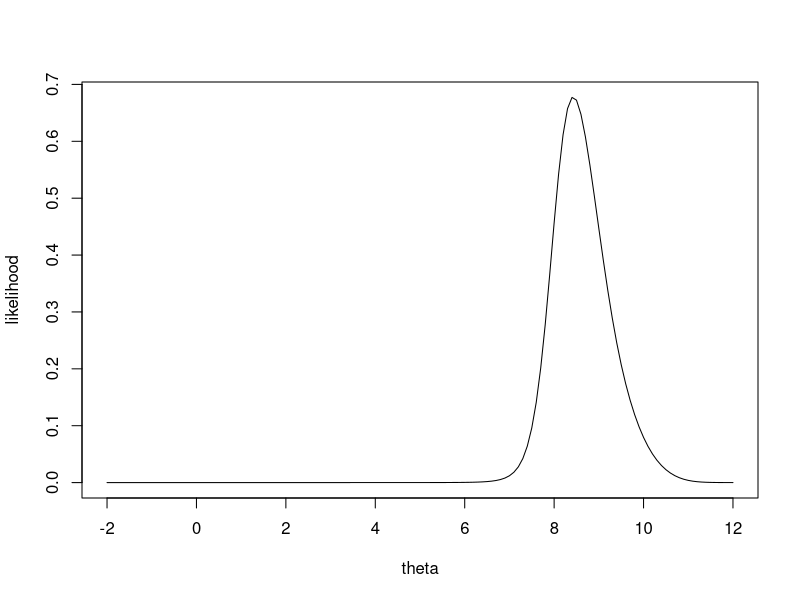
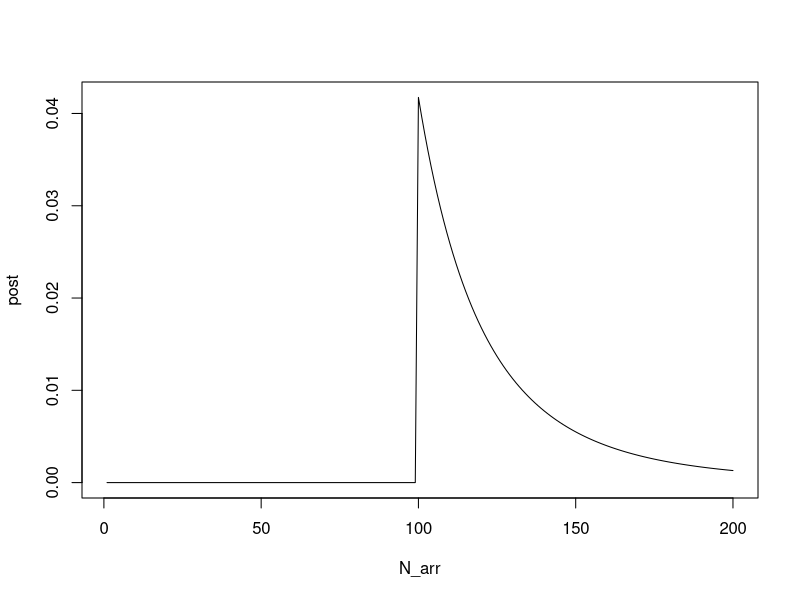

Write R code to recreate these figures, in order. (Note: this script raises an error after producing the figures.)
###### 3.9:3
dtheta = 0.1
theta = seq(-2, 12, by=dtheta)
data = c(0, 10, 9, 8, 11, 3, 3, 8, 8, 11)
likelihood = 1
for (i in 1:length(data)){
  y_i = data[i]
  likelihood = likelihood * 1/(1+(y_i-theta)^2)
}
likelihood = likelihood /(sum(likelihood) * dtheta)

plot(theta, likelihood, 'l')
# sharp peak around 8-9, it seems like the low measurments is ignored
post_mean = sum(likelihood*theta)*dtheta
post_var = sum(likelihood*(theta-post_mean)^2)*dtheta
post_std = sqrt(post_var)


###### 3.9:3
B = 200
N_arr = seq(1,B)
post = 1/N_arr^5
post[1:99] = 0
post = post/sum(post)
plot(N_arr, post,'l')
post_mean = sum(N_arr*post)
post_var = sum(post*(N_arr-post_mean)^2)
post_std = sqrt(post_var)
prob_greater_than_150 = sum(post[150:200])


###### 3.9:4
N = 1000
P1_sample = rbeta(N, 100, 100)
p1_quantile = quantile(P1_sample, c(0.05, 0.95))
P2_sample = 0.9*rbeta(N, 500, 500) + 0.1*rbeta(N, 1, 1)
p2_quantile = quantile(P2_sample, c(0.05, 0.95))

#b 
#P1:
n = 100
s = 30
f = 100-s
P1_post_sample = rbeta(N, 100+s, 100+f)
p1_post_quantile = quantile(P1_post_sample, c(0.05, 0.95))

#P2:

probs = c(.9, .1)
beta.par1 = c(500,500)
beta.par2 = c(1,1)
betapar = rbind(beta.par1, beta.par2)
data = c(s, f)
post = binomial.beta.mix(probs, betapar, data)
P2_post_sample = post$probs[1]*rbeta(N, post$betapar[1,1], post$betapar[1,2]) + post$probs[2]*rbeta(N, post$betapar[2,1], post$betapar[2,2])
p2_post_quantile = quantile(P2_post_sample, c(0.05, 0.95))
